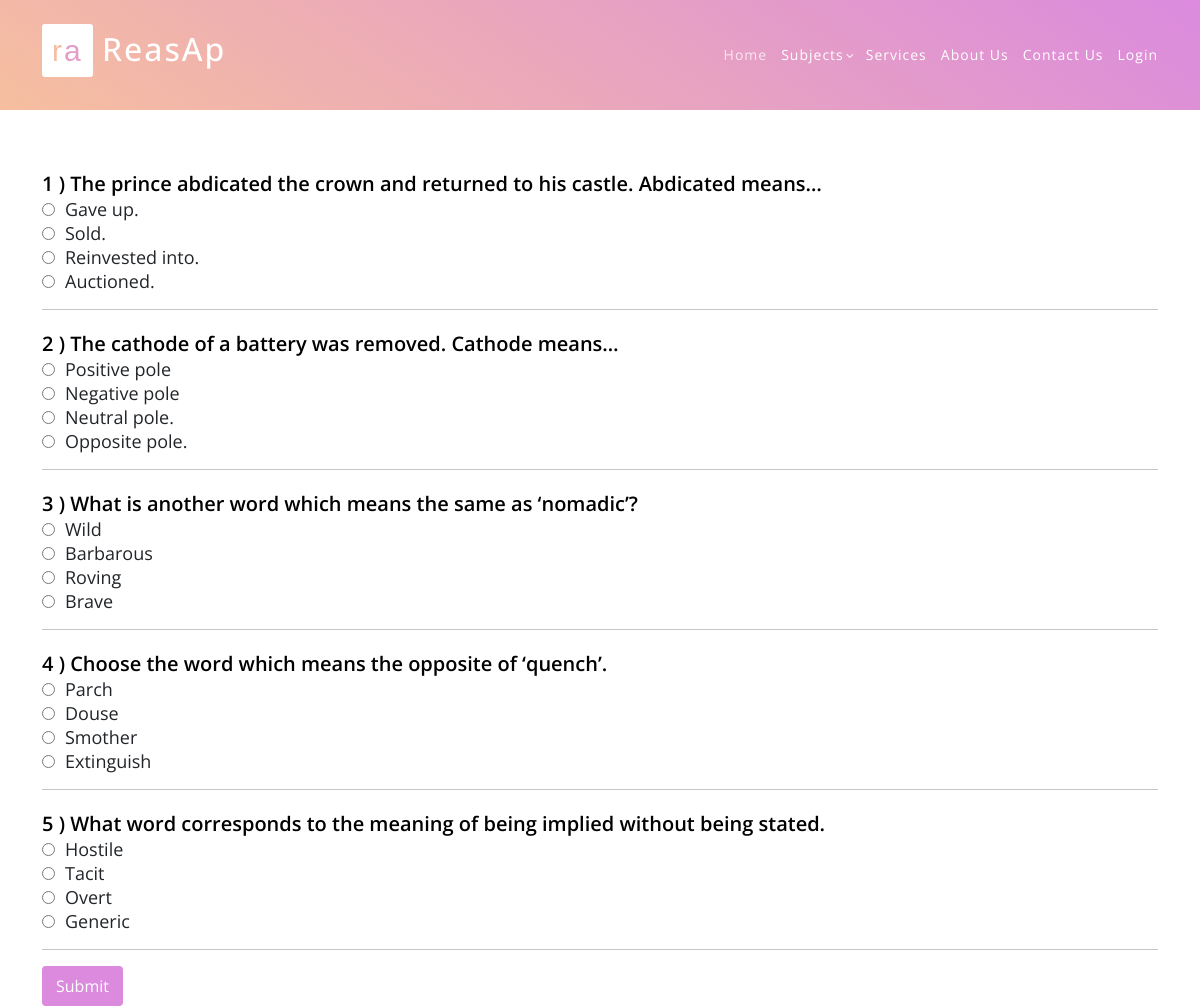
The app's page /vocab/ with its own data.
### english/models.py (models this page shows)
class vocab(models.Model):
    Question = models.CharField(max_length=500,default="true")
    Option1 = models.CharField(max_length=100,default="true")
    Option2 = models.CharField(max_length=100,default="true")
    Option3 = models.CharField(max_length=100,default="true")
    Option4 = models.CharField(max_length=100,default="true")
    Corrans = models.CharField(max_length=100,default="true")

### english/views.py (the view)
# urls.py: path('vocab/',vocabulary, name="vocabpage"),
def vocabulary(request):
    data = vocab.objects.all()
    return render(request,"vocab.html",{"data":data})

### english/templates/vocab.html (shortened to what this page needs)
<html>
<head>
    <link rel="stylesheet" href="https://maxcdn.bootstrapcdn.com/bootstrap/4.5.0/css/bootstrap.min.css">
    {% include "header.html" %}
</head>
<body>
<div class="container">
    <div class='sec'>
        {% for i in  data %}
        <table class="ques_text">
            <tr>
                <td class="text">{{i.id}} ) {{i.Question}} </td>
            </tr>
            <tr>
                <td class="op"><input type = "radio" class="rb" name = {{i.id}} id="Option1" value="{{i.Option1}}">{{i.Option1}}</td>
            </tr>
            <tr>
                <td class="op"><input type = "radio" class="rb" name = {{i.id}} id="Option2" value="{{i.Option2}}">{{i.Option2}}</td>
            </tr>
            <tr>
                <td class="op"><input type = "radio" class="rb" name = {{i.id}} id="Option3" value="{{i.Option3}}">{{i.Option3}}</td>
            </tr>
            <tr>
                <td class="op"><input type = "radio" class="rb" name = {{i.id}} id="Option4" value="{{i.Option4}}">{{i.Option4}}</td>
            </tr>
        </table>
        <hr>
        {% endfor %}
        <input type="submit" class="btn btn-success" value="Submit" id="b1" onclick="getanswers()">
        <br>
    </div>
</div>
</body>
</html>

### static/assets/css/templatemo-eduwell-style.css (style rules this page uses)
html, body, div, span, applet, object, iframe, h1, h2, h3, h4, h5, h6, p, blockquote, div pre, a, abbr, acronym, address, big, cite, code, del, dfn, em, font, img, ins, kbd, q, s, samp, small, strike, strong, sub, sup, tt, var, b, u, i, center, dl, dt, dd, ol, ul, li, figure, header, nav, section, article, aside, footer, figcaption { margin: 0; padding: 0; border: 0; outline: 0; }
* { box-sizing: border-box; }
html, body { font-family: 'Open Sans', sans-serif; font-weight: 400; background-color: #fff; font-size: 16px; -ms-text-size-adjust: 100%; -webkit-font-smoothing: antialiased; -moz-osx-font-smoothing: grayscale; }
html, body { background: #fff; font-family: 'Open Sans', sans-serif; }
body { overflow-x: hidden; }

### static/assets/css/reasoning.css (style rules this page uses)
* { margin:0px; padding:0px; }

### english/templates/vocab.html (style rules this page uses)
table.ques_text { position: relative; margin-top: 20px; }
.text { color: black!important; font-weight:600; font-size:20px; }
.op { font-size:18px; }
#Option1 { margin-right: 10px; }
#Option2 { margin-right: 10px; }
#Option3 { margin-right: 10px; }
#Option4 { margin-right: 10px; }
.btn-success { color:white; background-color: #db8ade; border-color: #db8ade; }
input#b1 { color: white; background-color: #db8ade; border: 2px solid #db8ade; box-shadow:#db8ade; }
.sec { padding-top: 150px; }

### records on screen
vocab: id "1", Question "The prince abdicated the crown and returned to his castle. Abdicated means…", Option1 "Gave up.", Option2 "Sold.", Option3 "Reinvested into.", Option4 "Auctioned."
vocab: id "2", Question "The cathode of a battery was removed. Cathode means…", Option1 "Positive pole", Option2 "Negative pole", Option3 "Neutral pole.", Option4 "Opposite pole."
vocab: id "3", Question "What is another word which means the same as ‘nomadic’?", Option1 "Wild", Option2 "Barbarous", Option3 "Roving", Option4 "Brave"
vocab: id "4", Question "Choose the word which means the opposite of ‘quench’.", Option1 "Parch", Option2 "Douse", Option3 "Smother", Option4 "Extinguish"
vocab: id "5", Question "What word corresponds to the meaning of being implied without being stated.", Option1 "Hostile", Option2 "Tacit", Option3 "Overt", Option4 "Generic"
